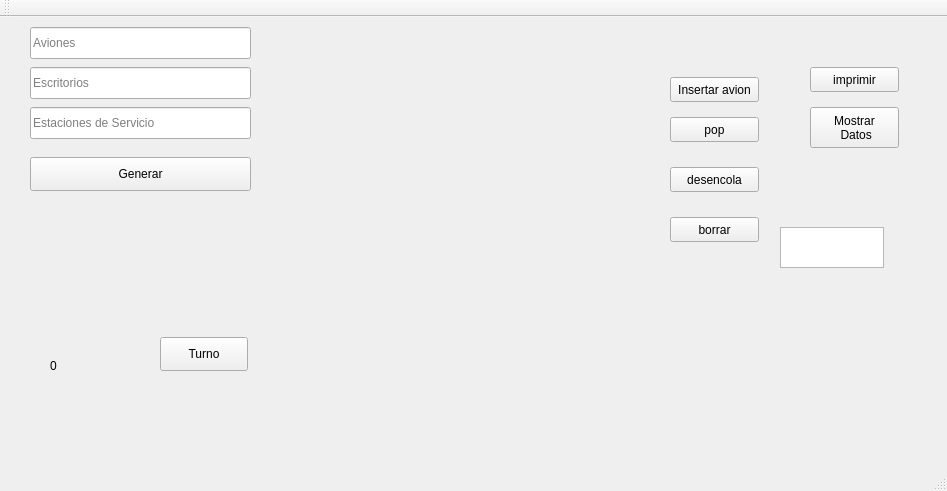
<?xml version="1.0" encoding="UTF-8"?>
<ui version="4.0">
 <class>MainWindow</class>
 <widget class="QMainWindow" name="MainWindow">
  <property name="geometry">
   <rect>
    <x>0</x>
    <y>0</y>
    <width>947</width>
    <height>491</height>
   </rect>
  </property>
  <property name="windowTitle">
   <string>MainWindow</string>
  </property>
  <widget class="QWidget" name="centralWidget">
   <widget class="QPushButton" name="pushButton">
    <property name="geometry">
     <rect>
      <x>670</x>
      <y>60</y>
      <width>89</width>
      <height>25</height>
     </rect>
    </property>
    <property name="text">
     <string>Insertar avion</string>
    </property>
   </widget>
   <widget class="QPushButton" name="pushButton_2">
    <property name="geometry">
     <rect>
      <x>670</x>
      <y>100</y>
      <width>89</width>
      <height>25</height>
     </rect>
    </property>
    <property name="text">
     <string>pop</string>
    </property>
   </widget>
   <widget class="QPushButton" name="pushButton_3">
    <property name="geometry">
     <rect>
      <x>670</x>
      <y>150</y>
      <width>89</width>
      <height>25</height>
     </rect>
    </property>
    <property name="text">
     <string>desencola</string>
    </property>
   </widget>
   <widget class="QPushButton" name="pushButton_4">
    <property name="geometry">
     <rect>
      <x>670</x>
      <y>200</y>
      <width>89</width>
      <height>25</height>
     </rect>
    </property>
    <property name="text">
     <string>borrar</string>
    </property>
   </widget>
   <widget class="QTextEdit" name="texto">
    <property name="geometry">
     <rect>
      <x>780</x>
      <y>210</y>
      <width>104</width>
      <height>41</height>
     </rect>
    </property>
   </widget>
   <widget class="QPushButton" name="pushButton_5">
    <property name="geometry">
     <rect>
      <x>810</x>
      <y>50</y>
      <width>89</width>
      <height>25</height>
     </rect>
    </property>
    <property name="text">
     <string>imprimir</string>
    </property>
   </widget>
   <widget class="QPushButton" name="pushButton_6">
    <property name="geometry">
     <rect>
      <x>810</x>
      <y>90</y>
      <width>89</width>
      <height>41</height>
     </rect>
    </property>
    <property name="text">
     <string>Mostrar 
 Datos</string>
    </property>
   </widget>
   <widget class="QLineEdit" name="planeNumberLineEdit">
    <property name="geometry">
     <rect>
      <x>30</x>
      <y>10</y>
      <width>221</width>
      <height>32</height>
     </rect>
    </property>
    <property name="placeholderText">
     <string>Aviones</string>
    </property>
   </widget>
   <widget class="QPushButton" name="generateButton">
    <property name="geometry">
     <rect>
      <x>30</x>
      <y>140</y>
      <width>221</width>
      <height>34</height>
     </rect>
    </property>
    <property name="text">
     <string>Generar</string>
    </property>
   </widget>
   <widget class="QLineEdit" name="desktopNumberLineEdit">
    <property name="geometry">
     <rect>
      <x>30</x>
      <y>50</y>
      <width>221</width>
      <height>32</height>
     </rect>
    </property>
    <property name="placeholderText">
     <string>Escritorios</string>
    </property>
   </widget>
   <widget class="QLineEdit" name="serviceNumberLineEdit">
    <property name="geometry">
     <rect>
      <x>30</x>
      <y>90</y>
      <width>221</width>
      <height>32</height>
     </rect>
    </property>
    <property name="placeholderText">
     <string>Estaciones de Servicio</string>
    </property>
   </widget>
   <widget class="QPushButton" name="turnButton">
    <property name="geometry">
     <rect>
      <x>160</x>
      <y>320</y>
      <width>88</width>
      <height>34</height>
     </rect>
    </property>
    <property name="text">
     <string>Turno</string>
    </property>
   </widget>
   <widget class="QLabel" name="turnLabel">
    <property name="geometry">
     <rect>
      <x>50</x>
      <y>340</y>
      <width>59</width>
      <height>18</height>
     </rect>
    </property>
    <property name="text">
     <string>0</string>
    </property>
   </widget>
  </widget>
  <widget class="QMenuBar" name="menuBar">
   <property name="geometry">
    <rect>
     <x>0</x>
     <y>0</y>
     <width>947</width>
     <height>30</height>
    </rect>
   </property>
  </widget>
  <widget class="QToolBar" name="mainToolBar">
   <attribute name="toolBarArea">
    <enum>TopToolBarArea</enum>
   </attribute>
   <attribute name="toolBarBreak">
    <bool>false</bool>
   </attribute>
  </widget>
  <widget class="QStatusBar" name="statusBar"/>
 </widget>
 <layoutdefault spacing="6" margin="11"/>
 <resources/>
 <connections/>
</ui>
